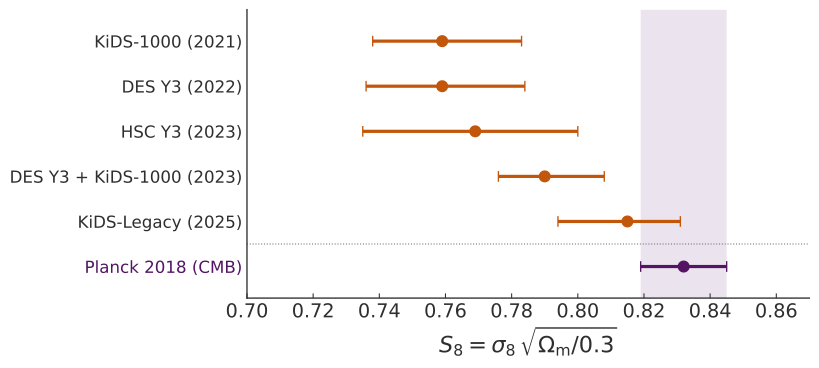

Here is the Python script that generated this plot:
#!/usr/bin/env python3
# ENV: shared
"""
Cosmic-shear measurements of S_8 = sigma_8 sqrt(Omega_m / 0.3), against the CMB.

Published 68 % intervals: Planck 2018 TT,TE,EE+lowE+lensing (Planck Collaboration 2020,
arXiv:1807.06209); KiDS-1000 COSEBIs (Asgari et al. 2021, arXiv:2007.15633); DES Y3 cosmic
shear (Amon et al. 2022, Secco et al. 2022, arXiv:2105.13543); HSC Y3 real space (Li et al.
2023, arXiv:2304.00702); DES Y3 + KiDS-1000 (DES & KiDS Collaboration 2023, arXiv:2305.17173);
KiDS-Legacy (Wright et al. 2025, arXiv:2503.19441).

The slide's argument: lensing has sat below the CMB (the S_8 tension), and the newest data
close part of the gap.

Output (this directory): s8_constraints.svg
"""

import sys
from pathlib import Path

import numpy as np

HERE = Path(__file__).resolve().parent
sys.path.insert(0, str(HERE.parents[2]))
from _common import GREY, INK, KW, KW2, skip_if_built, slide_style

OUT = "s8_constraints.svg"
skip_if_built(HERE, OUT)

# label, S_8, +err, -err (68 %)
LENSING = [
    ("KiDS-1000 (2021)", 0.759, 0.024, 0.021),
    ("DES Y3 (2022)", 0.759, 0.025, 0.023),
    ("HSC Y3 (2023)", 0.769, 0.031, 0.034),
    ("DES Y3 + KiDS-1000 (2023)", 0.790, 0.018, 0.014),
    ("KiDS-Legacy (2025)", 0.815, 0.016, 0.021),
]
PLANCK = ("Planck 2018 (CMB)", 0.832, 0.013, 0.013)

slide_style(scale=1.2)
import matplotlib.pyplot as plt

rows = LENSING + [PLANCK]
y = np.arange(len(rows))[::-1]

fig, ax = plt.subplots(figsize=(8.8, 4.1))

_, s, up, lo = PLANCK
ax.axvspan(s - lo, s + up, color=KW2, alpha=0.12, lw=0)
for yi, (name, s, up, lo) in zip(y, rows):
    col = KW2 if name == PLANCK[0] else KW
    ax.errorbar(s, yi, xerr=[[lo], [up]], fmt="o", color=col, ms=8, lw=2.4, capsize=4)

ax.axhline(y[-1] + 0.5, color=GREY, lw=0.8, ls=":")
ax.set_yticks(y)
ax.set_yticklabels([r[0] for r in rows], fontsize=12.5)
for lab, (name, *_) in zip(ax.get_yticklabels(), rows):
    lab.set_color(KW2 if name == PLANCK[0] else INK)
ax.set_xlim(0.70, 0.87)
ax.set_ylim(-0.7, len(rows) - 0.3)
ax.set_xlabel(r"$S_8 = \sigma_8\,\sqrt{\Omega_\mathrm{m}/0.3}$")
ax.spines[["top", "right"]].set_visible(False)
ax.tick_params(axis="y", length=0)
ax.tick_params(top=False, right=False)

fig.tight_layout()
fig.savefig(HERE / OUT, transparent=True)
print(f"wrote {OUT}")
